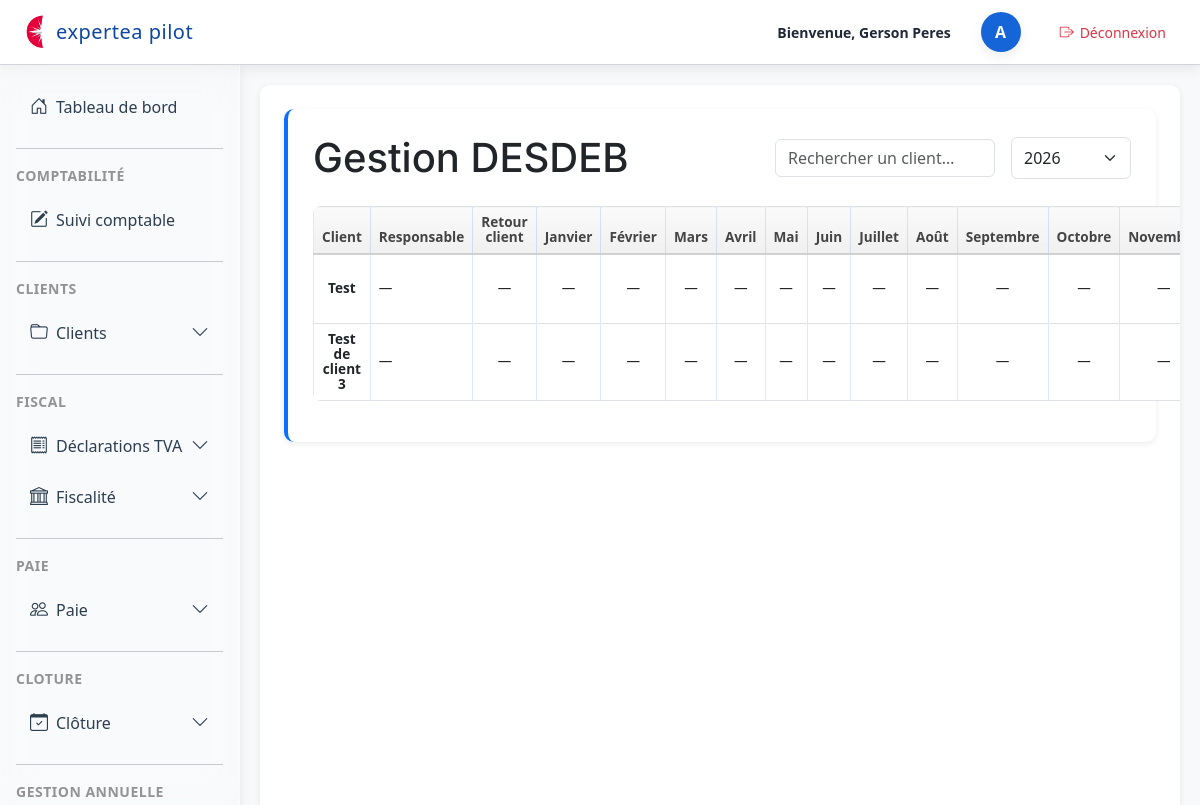
/dossiers/desdebs/gestion/2/ (signed in), run on the app's committed database.
### dossiers/models.py (models this page shows, shortened)
class ClientModuleFiscal(models.Model):
    client = models.ForeignKey(Client, on_delete=models.CASCADE)
    module = models.ForeignKey(ModuleFiscal, on_delete=models.CASCADE)
    annee = models.ForeignKey(AnneeFiscale, on_delete=models.CASCADE)
    class Meta:
        unique_together = ("client", "module", "annee")

class Client(models.Model):
    REGIME_IMPOSITION_CHOICES = [
        ('IS', 'IS'),
        ('IR', 'IR'),
        ("RS", "Réel simplifié"),
        ("RN", "Réel normal"),
        ("MICRO", "Micro"),
        ("IR_CRL", "IR (CRL)"),
    ]
    REGIME_TVA_CHOICES = [
        ('CA3M', 'CA3 mensuelle'),
        ('CA3T', 'CA3 trimestrielle'),
        ('CA12', 'CA12'),
        ('FRANCHISE', 'Franchise'),
        ('EXO', 'Exonéré'),
    ]
    PERIODICITE_CHOICES = [
        ('MENSUEL', 'Mensuel'),
        ('TRIMESTRIEL', 'Trimestriel'),
        ('ANNUEL', 'Annuel'),
        ('REGULIER', 'Régulier'),
    ]
    user = models.OneToOneField(
        User,
        on_delete=models.CASCADE,
        null=True,
        blank=True,
        help_text="Utilisateur associé à ce client"
    )
    numero = models.IntegerField(null=True, blank=True)
    nom = models.CharField(max_length=255)
    forme_juridique = models.CharField(max_length=50)
    regime_imposition = models.CharField(
        max_length=20,
        choices=REGIME_IMPOSITION_CHOICES,
        null=True,
        blank=True
    )
    date_cloture = models.CharField(max_length=10, blank=True, null=True)
    regime_tva = models.CharField(
        max_length=20,
        choices=REGIME_TVA_CHOICES
    )
    periodicite = models.CharField(
        max_length=20,
        choices=PERIODICITE_CHOICES,
        null=True,
        blank=True,
        verbose_name="Périodicité de la saisie",
    )
    jour_echeance_tva = models.PositiveSmallIntegerField(
        blank=True,
        null=True,
        help_text="Jour du mois pour l'échéance TVA (1 à 31)"
    )
    commentaires = models.TextField(blank=True)
    archive = models.BooleanField(default=False)
    module_saisie = models.BooleanField(default=False, verbose_name="Saisie comptable")
    module_tva = models.BooleanField(default=False)
    module_cfe = models.BooleanField(default=False, verbose_name="CFE")
    module_cvae = models.BooleanField(default=False, verbose_name="CVAE")
    module_tvs = models.BooleanField(default=False, verbose_name="TVS")
    module_cloture = models.BooleanField(default=False, verbose_name="Clôture")
    module_dividendes = models.BooleanField(default=False, verbose_name="Dividendes")
    module_social = models.BooleanField(default=False, verbose_name="Social")
    module_ir = models.BooleanField(default=False, verbose_name="IR personnel")
    module_suivi_mission = models.BooleanField(default=False, verbose_name="Suivi mission et LAB")
    module_paie = models.BooleanField(default=False, verbose_name="Module Paie")

class DESDEBDeclaration(models.Model):
    client_module = models.OneToOneField(
        ClientModuleFiscal,
        on_delete=models.CASCADE,
        related_name="desdeclaration"
    )
    responsable = models.CharField(max_length=255, blank=True, null=True)
    retour_client = models.CharField(max_length=255, blank=True, null=True)
    ref_janvier = models.CharField(max_length=255, blank=True, null=True)
    statut_janvier = models.CharField(max_length=20, blank=True, null=True)
    ref_fevrier = models.CharField(max_length=255, blank=True, null=True)
    statut_fevrier = models.CharField(max_length=20, blank=True, null=True)
    ref_mars = models.CharField(max_length=255, blank=True, null=True)
    statut_mars = models.CharField(max_length=20, blank=True, null=True)
    ref_avril = models.CharField(max_length=255, blank=True, null=True)
    statut_avril = models.CharField(max_length=20, blank=True, null=True)
    ref_mai = models.CharField(max_length=255, blank=True, null=True)
    statut_mai = models.CharField(max_length=20, blank=True, null=True)
    ref_juin = models.CharField(max_length=255, blank=True, null=True)
    statut_juin = models.CharField(max_length=20, blank=True, null=True)
    ref_juillet = models.CharField(max_length=255, blank=True, null=True)
    statut_juillet = models.CharField(max_length=20, blank=True, null=True)
    ref_aout = models.CharField(max_length=255, blank=True, null=True)
    statut_aout = models.CharField(max_length=20, blank=True, null=True)
    ref_septembre = models.CharField(max_length=255, blank=True, null=True)
    statut_septembre = models.CharField(max_length=20, blank=True, null=True)
    ref_octobre = models.CharField(max_length=255, blank=True, null=True)
    statut_octobre = models.CharField(max_length=20, blank=True, null=True)
    ref_novembre = models.CharField(max_length=255, blank=True, null=True)
    statut_novembre = models.CharField(max_length=20, blank=True, null=True)
    ref_decembre = models.CharField(max_length=255, blank=True, null=True)
    statut_decembre = models.CharField(max_length=20, blank=True, null=True)

### dossiers/views.py (the view)
# urls.py: path("desdebs/gestion/<int:annee_id>/", views.desdeb_gestion, name="desdeb_gestion"),
@login_required
def desdeb_gestion(request, annee_id):
    annee = get_object_or_404(AnneeFiscale, id=annee_id)
    annees = AnneeFiscale.objects.all().order_by("-annee")
    cms = (
        ClientModuleFiscal.objects
        .filter(annee=annee, module__nom="DESDEB")
        .select_related("client", "annee")
        .prefetch_related("desdeclaration")
    )
    mois_labels = {
        "janvier": "Janvier",
        "fevrier": "Février",
        "mars": "Mars",
        "avril": "Avril",
        "mai": "Mai",
        "juin": "Juin",
        "juillet": "Juillet",
        "aout": "Août",
        "septembre": "Septembre",
        "octobre": "Octobre",
        "novembre": "Novembre",
        "decembre": "Décembre",
    }
    for cm in cms:
        if not hasattr(cm, "desdeclaration"):
            cm.desdeclaration, _ = DESDEBDeclaration.objects.get_or_create(client_module=cm)
        decl = cm.desdeclaration
        mois_data = {}
        for mois, label in mois_labels.items():
            mois_data[mois] = {
                "label": label,
                "ref": getattr(decl, f"ref_{mois}"),
                "statut": getattr(decl, f"statut_{mois}"),
            }
        cm.mois_data = mois_data
    return render(request, "desdeb/desdeb_gestion.html", {
        "annee": annee,
        "annees": annees,
        "cms": cms,
        "mois_labels": mois_labels,
    })

### dossiers/templates/desdeb/desdeb_gestion.html (shortened to what this page needs)
{% extends "base.html" %}
{% block content %}
<section class="section">
<div class="d-flex justify-content-between align-items-center mb-4">
    <h1 class="m-0">Gestion DESDEB</h1>
    <div class="d-flex align-items-center gap-3">
        <input type="text" id="searchInput" class="form-control"
               placeholder="Rechercher un client…" style="width:220px;">
        <form method="GET" class="m-0">
            <select name="annee" class="form-select py-2"
                    style="width:120px;" onchange="this.form.submit()">
                {% for a in annees %}
                    <option value="{{ a.annee }}" {% if a.annee == annee.annee %}selected{% endif %}>
                        {{ a.annee }}
                    </option>
                {% endfor %}
            </select>
        </form>
    </div>
</div>
<table class="table table-bordered align-middle mt-4">
    <thead class="table-light">
        <tr>
            <th>Client</th>
            <th>Responsable</th>
            <th>Retour client</th>
            {% for mois, label in mois_labels.items %}
                <th>{{ label }}</th>
            {% endfor %}
        </tr>
    </thead>
    <tbody>
    {% for cm in cms %}
        {% with decl=cm.desdeclaration %}
        <tr>
            <td><strong>{{ cm.client.nom }}</strong></td>
            <td>{{ decl.responsable|default:"—" }}</td>
            <td>{{ decl.retour_client|default:"—" }}</td>
            {% for mois, data in cm.mois_data.items %}
                <td>
                    {{ data.ref|default:"—" }}
                </td>
            {% endfor %}
        </tr>
        {% endwith %}
    {% endfor %}
    </tbody>
</table>
</section>
{% endblock %}

### dossiers/templates/base.html (shortened to what this page needs)
<!DOCTYPE html>
<html lang="fr">
<head>
    {% load static %}
    <link rel="stylesheet" href="{% static 'css/base.css' %}">
    <link rel="stylesheet" href="{% static 'css/dashboard.css' %}">
    <link rel="stylesheet"
          href="https://cdn.jsdelivr.net/npm/bootstrap@5.3.0/dist/css/bootstrap.min.css">
    <link rel="stylesheet"
      href="https://cdn.jsdelivr.net/npm/bootstrap-icons@1.11.3/font/bootstrap-icons.css">
</head>
<body class="bg-light">
<header class="top-header">
    <div class="header-left">
        <img src="{% static 'img/logo.png' %}" alt="Logo" class="header-logo">
        <span class="header-title">expertea pilot</span>
    </div>
    <div class="header-right">
        <span class="welcome-text">Bienvenue, {{request.user.get_full_name }}</span>
        <div class="avatar-circle d-flex justify-content-center align-items-center"
             style="width:40px; height:40px; border-radius:50%; background:#1565d8; color:white; font-weight:600; margin-left:15px;">
            {{ user.username|first|upper }}
        </div>
<a href="{% url 'logout' %}"
   class="btn btn-sm d-flex align-items-center"
   style="margin-left: 15px; background:white; color:#dc3545; border-radius:12px;">
    <i class="bi bi-box-arrow-right" style="margin-right:6px;"></i>
    Déconnexion
</a>
    </div>
</header>
<div class="layout-container d-flex w-100">
    <div class="sidebar-column position-relative d-flex flex-column">
        <aside id="sidebar" class="sidebar p-3">
            <nav class="nav flex-column">
<a class="nav-link d-flex align-items-center gap-2 {% if request.resolver_match.url_name == 'dashboard' %}active{% endif %}"
   href="{% url 'user_space' %}">
    <i class="bi bi-house-door"></i>
    <span class="sidebar-text">Tableau de bord</span>
</a>
                <hr class="sidebar-separator my-3 opacity-25">
                <div class="sidebar-section-title text-uppercase small opacity-75 mb-2">
                    Comptabilité
                </div>
                <a class="nav-link text-white d-flex align-items-center gap-2 {% if request.resolver_match.url_name == 'liste_suivi_comptable' %}active{% endif %}"
                   href="{% url 'liste_suivi_comptable' %}">
                    <i class="bi bi-pencil-square"></i>
                    <span class="sidebar-text">Suivi comptable</span>
                </a>
                <hr class="sidebar-separator my-3 opacity-25">
                <div class="sidebar-section-title text-uppercase small opacity-75 mb-2">
                    CLIENTS
                </div>
                <div class="nav-item">
                    <a class="nav-link text-white d-flex align-items-center gap-2"
                       data-bs-toggle="collapse"
                       href="#menuCLIENTS"
                       role="button"
                       aria-expanded="false"
                       aria-controls="menuCLIENTS">
                        <i class="bi bi-folder"></i>
                        <span class="sidebar-text">Clients</span>
                        <i class="bi bi-chevron-down ms-auto small"></i>
                    </a>
                </div>
                <hr class="sidebar-separator my-3 opacity-25">
                <div class="sidebar-section-title text-uppercase small opacity-75 mb-2">
                    FISCAL
                </div>
                <div class="nav-item">
                    <a class="nav-link text-white d-flex align-items-center gap-2"
                       data-bs-toggle="collapse"
                       href="#menuTVA"
                       role="button"
                       aria-expanded="false"
                       aria-controls="menuTVA">
                        <i class="bi bi-receipt"></i>
                        <span class="sidebar-text">Déclarations TVA</span>
                        <i class="bi bi-chevron-down ms-auto small"></i>
                    </a>
                </div>
		<div class="nav-item">
		    <a class="nav-link text-white d-flex align-items-center gap-2"
		       data-bs-toggle="collapse"
		       href="#menuFISCAL"
		       role="button"
		       aria-expanded="false"
		       aria-controls="menuFISCAL">
		        <i class="bi bi-bank"></i>
		        <span class="sidebar-text">Fiscalité</span>
		        <i class="bi bi-chevron-down ms-auto small"></i>
		    </a>
</div>
		<hr class="sidebar-separator my-3 opacity-25">
		<div class="sidebar-section-title text-uppercase small opacity-75 mb-2">
		    Paie
		</div>
		<div class="nav-item">
		    <a class="nav-link text-white d-flex align-items-center gap-2"
		       data-bs-toggle="collapse"
		       href="#menuPAIE"
		       role="button"
		       aria-expanded="false"
		       aria-controls="menuPAIE">
		        <i class="bi bi-people"></i>
		        <span class="sidebar-text">Paie</span>
		        <i class="bi bi-chevron-down ms-auto small"></i>
		    </a>
    </div>
<hr class="sidebar-separator my-3 opacity-25">
<div class="sidebar-section-title text-uppercase small opacity-75 mb-2">
    CLOTURE
</div>
<div class="nav-item">
    <a class="nav-link text-white d-flex align-items-center gap-2"
       data-bs-toggle="collapse"
       href="#menuCLOTURE"
       role="button"
       aria-expanded="false"
       aria-controls="menuCLOTURE">
        <i class="bi bi-calendar-check"></i>
        <span class="sidebar-text">Clôture</span>
        <i class="bi bi-chevron-down ms-auto small"></i>
    </a>
</div>
		<hr class="sidebar-separator my-3 opacity-25">
		<div class="sidebar-section-title text-uppercase small opacity-75 mb-2">
		    Gestion Annuelle
		</div>
            </nav>
        </aside>
    </div>
    <main class="flex-grow-1 p-4">
        {% block content %}
        {% endblock %}
    </main>
</div>
</body>
</html>

### data on the page
ClientModuleFiscal: client.nom "Test", desdeclaration.responsable "—", desdeclaration.retour_client "—", ref "—" "—" "—" "—" "—" "—" "—" "—" "—" "—" "—"
ClientModuleFiscal: client.nom "Test de client 3", desdeclaration.responsable "—", desdeclaration.retour_client "—", ref "—" "—" "—" "—" "—" "—" "—" "—" "—" "—" "—"

### other printed values
{{ request.user.get_full_name }} "Gerson Peres"
{{ user.username|first|upper }} "A"
{{ label }} "Janvier" "Février" "Mars" "Avril" "Mai" "Juin" "Juillet" "Août" "Septembre" "Octobre"
form field annee "2026"
